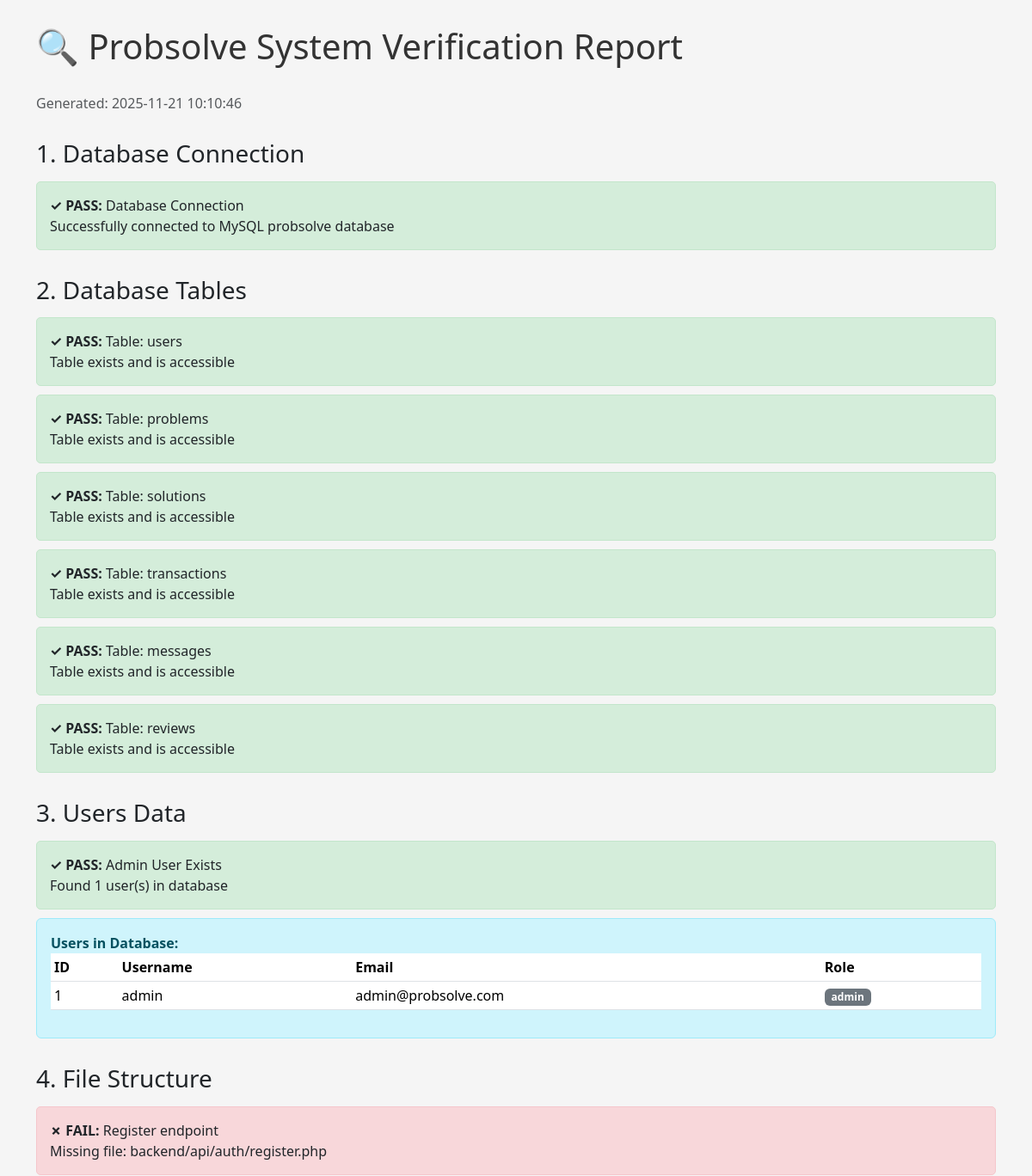
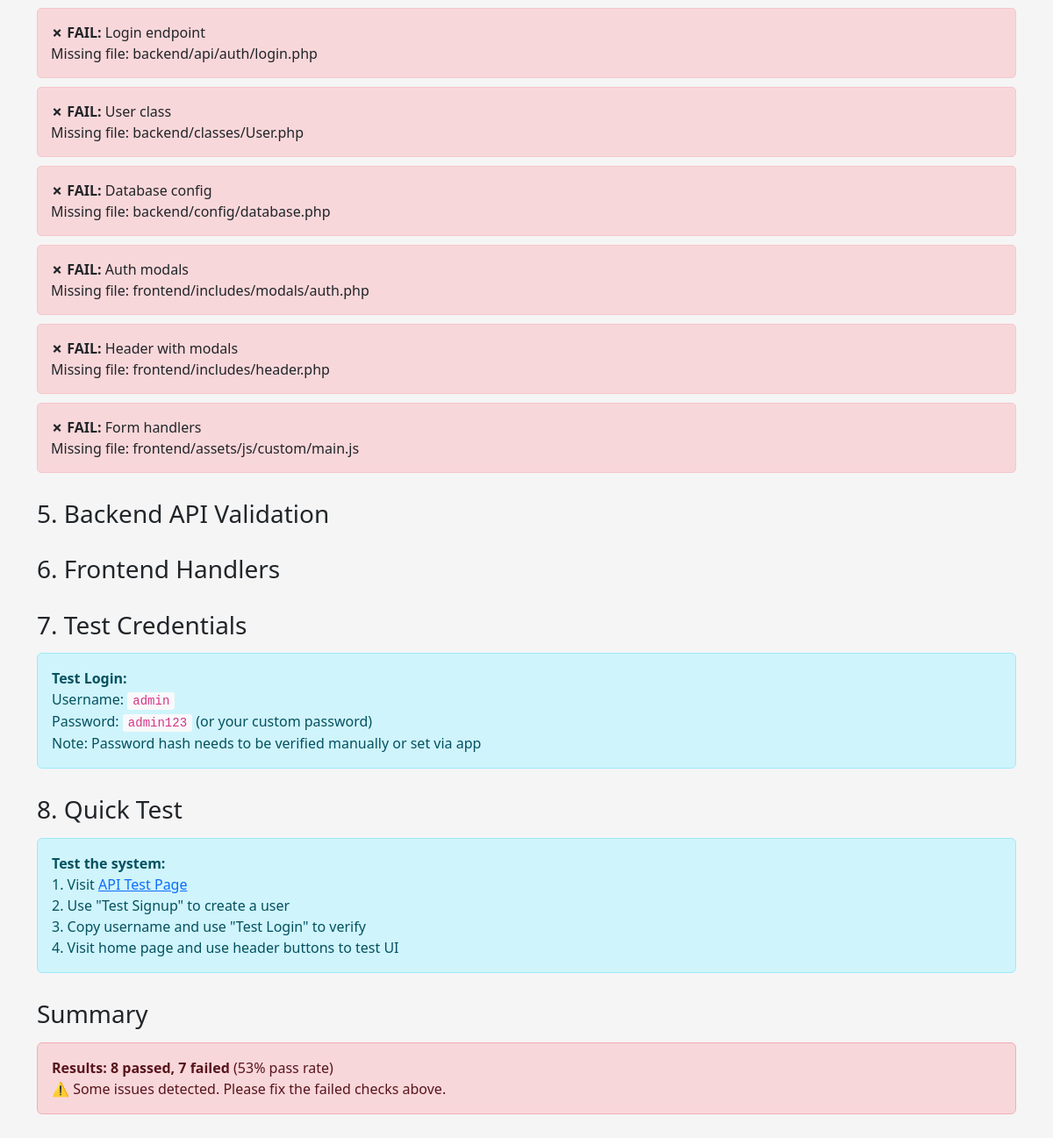
The app's page /tests/verify-system.php with its own data (2 pictures, top to bottom).
### tables this page shows
CREATE TABLE IF NOT EXISTS users (
    id INT AUTO_INCREMENT PRIMARY KEY,
    username VARCHAR(50) NOT NULL UNIQUE,
    email VARCHAR(100) NOT NULL UNIQUE,
    password_hash VARCHAR(255) NOT NULL,
    role ENUM('asker','solver','admin') NOT NULL DEFAULT 'asker',
    rating DECIMAL(3,2) DEFAULT 0.0,
    is_verified BOOLEAN DEFAULT 0,
    created_at TIMESTAMP DEFAULT CURRENT_TIMESTAMP
);

### tests/verify-system.php (the view, shortened to what this page needs)
<!DOCTYPE html>
<html>
<head>
    <link href="https://cdn.jsdelivr.net/npm/bootstrap@5.3.2/dist/css/bootstrap.min.css" rel="stylesheet">
</head>
<body>
<div class="container">
    <h1>🔍 Probsolve System Verification Report</h1>
    <p class="text-muted">Generated: <?php echo date('Y-m-d H:i:s'); ?></p>
    <?php
    $passes = 0;
    $fails = 0;
    function check($condition, $title, $pass_msg, $fail_msg = null) {
        echo '<div class="check-item ';
        if ($condition) {
            echo 'check-pass';
            echo '"><strong>✓ PASS:</strong> ' . $title . '<br>' . $pass_msg;
        } else {
            echo 'check-fail';
            echo '"><strong>✗ FAIL:</strong> ' . $title . '<br>' . ($fail_msg ?? 'Something is wrong');
        }
        echo '</div>';
    }
    echo '<h3>1. Database Connection</h3>';
    $db = Database::getConnection();
    check($db !== null, 'Database Connection', 'Successfully connected to MySQL probsolve database', 'Could not connect - check DB_HOST, DB_USER, DB_PASS in backend/config/database.php');
    if ($db) {
        echo '<h3>2. Database Tables</h3>';
        $tables = ['users', 'problems', 'solutions', 'transactions', 'messages', 'reviews'];
        foreach ($tables as $table) {
            try {
                $result = $db->query("SELECT 1 FROM $table LIMIT 1");
                check(true, "Table: $table", "Table exists and is accessible");
            } catch (Exception $e) {
                check(false, "Table: $table", "", "Table does not exist - run: mysql -u root < database/schema/probsolve_schema.sql");
            }
        }
        echo '<h3>3. Users Data</h3>';
        try {
            $result = $db->query("SELECT COUNT(*) as count FROM users");
            $row = $result->fetch();
            $userCount = $row['count'];
            if ($userCount > 0) {
                $users = $db->query("SELECT id, username, email, role FROM users LIMIT 10")->fetchAll();
                echo '<div class="alert alert-info"><strong>Users in Database:</strong><br>';
                echo '<table class="table table-sm"><tr><th>ID</th><th>Username</th><th>Email</th><th>Role</th></tr>';
                foreach ($users as $user) {
                    echo '<tr><td>' . $user['id'] . '</td><td>' . $user['username'] . '</td><td>' . $user['email'] . '</td><td><span class="badge bg-secondary">' . $user['role'] . '</span></td></tr>';
                }
                echo '</table></div>';
            }
        } catch (Exception $e) {
            check(false, 'Users Query', '', 'Could not query users table: ' . $e->getMessage());
        }
    }
    echo '<h3>4. File Structure</h3>';
    $files = [
        'backend/api/auth/register.php' => 'Register endpoint',
        'backend/api/auth/login.php' => 'Login endpoint',
        'backend/classes/User.php' => 'User class',
        'backend/config/database.php' => 'Database config',
        'frontend/includes/modals/auth.php' => 'Auth modals',
        'frontend/includes/header.php' => 'Header with modals',
        'frontend/assets/js/custom/main.js' => 'Form handlers',
    ];
    foreach ($files as $file => $desc) {
        $exists = file_exists($file);
        check($exists, "$desc", "File exists: <code>$file</code>", "Missing file: $file");
    }
    echo '<h3>5. Backend API Validation</h3>';
    echo '<h3>6. Frontend Handlers</h3>';
    echo '<h3>7. Test Credentials</h3>';
    if ($db) {
        try {
            $stmt = $db->prepare("SELECT username FROM users WHERE username = ? LIMIT 1");
            $stmt->execute(['admin']);
            $user = $stmt->fetch();
            if ($user) {
                echo '<div class="alert alert-info">';
                echo '<strong>Test Login:</strong><br>';
                echo 'Username: <code>admin</code><br>';
                echo 'Password: <code>admin123</code> (or your custom password)<br>';
                echo 'Note: Password hash needs to be verified manually or set via app';
                echo '</div>';
            }
        } catch (Exception $e) {}
    }
    echo '<h3>8. Quick Test</h3>';
    echo '<div class="alert alert-info">';
    echo '<strong>Test the system:</strong><br>';
    echo '1. Visit <a href="/probsolve/api-test.php" target="_blank">API Test Page</a><br>';
    echo '2. Use "Test Signup" to create a user<br>';
    echo '3. Copy username and use "Test Login" to verify<br>';
    echo '4. Visit home page and use header buttons to test UI';
    echo '</div>';
    echo '<h3>Summary</h3>';
    $total = $passes + $fails;
    $passRate = $total > 0 ? round(($passes / $total) * 100) : 0;
    echo '<div class="alert alert-';
    if ($fails === 0) echo 'success';
    elseif ($passRate >= 75) echo 'warning';
    else echo 'danger';
    echo '">';
    echo "<strong>Results: $passes passed, $fails failed</strong> ($passRate% pass rate)<br>";
    if ($fails === 0) {
        echo "🎉 All checks passed! System is ready to use.";
    } else {
        echo "⚠️ Some issues detected. Please fix the failed checks above.";
    }
    echo '</div>';
    ?>
</div>
</body>
</html>

### tests/verify-system.php (style rules this page uses)
body { padding: 30px; background: #f5f5f5; }
.check-item { padding: 15px; margin: 10px 0; border-radius: 5px; }
.check-pass { background: #d4edda; border: 1px solid #c3e6cb; }
.check-fail { background: #f8d7da; border: 1px solid #f5c6cb; }
h1 { margin-bottom: 30px; color: #333; }
h3 { margin-top: 30px; margin-bottom: 15px; }
code { background: #f8f9fa; padding: 2px 6px; border-radius: 3px; }

### records on screen
users: id "1", username "admin", email "admin@probsolve.com", role "admin"

### other values on screen
$title "Database Connection Admin User Exists"
$pass_msg "Successfully connected to MySQL probsolve database Found 1 user(s) in database"
$title "Table: users"
$title "Table: problems"
$title "Table: solutions"
$title "Table: transactions"
$title "Table: messages"
$title "Table: reviews"
$title "Register endpoint"
$fail_msg "Missing file: backend/api/auth/register.php"
$title "Login endpoint"
$fail_msg "Missing file: backend/api/auth/login.php"
$title "User class"
$fail_msg "Missing file: backend/classes/User.php"
$title "Database config"
